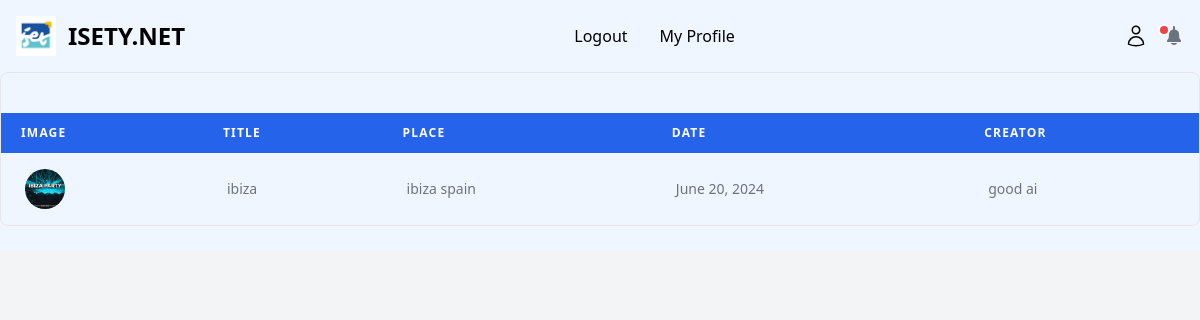
The app's page /Myevents/ (signed in), older data.
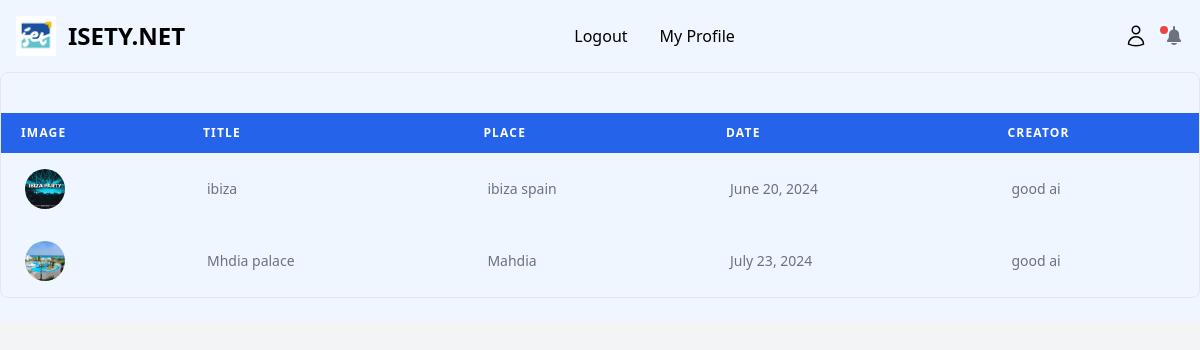
The same page, newer data.
### isety/models.py (models this page shows, shortened)
class Intrested(models.Model):
    user = models.ForeignKey(User, on_delete=models.CASCADE)
    event = models.ForeignKey('Evenement', on_delete=models.CASCADE ,related_name="event_intrest")

class Evenement(models.Model):
    user = models.ForeignKey(User,on_delete=models.CASCADE)
    title = models.CharField(max_length=255)
    description = models.TextField()
    place = models.CharField(max_length=255)
    contact_Event = models.CharField(max_length=255)
    date_enev = models.DateField()
    heure_deb = models.TimeField()
    heure_fin = models.TimeField()
    place_dispo = models.IntegerField()
    img = models.ImageField(blank=True ,upload_to='event_photos')
    price = models.FloatField(default=0.0)
    interest = models.IntegerField(default=0)

class User(AbstractUser):
    username = None
    email = models.EmailField(_("email address"), unique=True)
    first_name = models.CharField(max_length=50)
    last_name = models.CharField(max_length=50)
    photo = models.ImageField(upload_to='user_photos', null=True, blank=True)
    telnum = models.CharField(max_length=8, default='00000000' ,null=True)
    friends = models.ManyToManyField("User", related_name='user_friends',blank=True)
    USERNAME_FIELD = "email"
    REQUIRED_FIELDS = []
    objects = CustomUserManager()
    def __str__(self):
        return f"{self.first_name} {self.last_name} {self.email}"

### isety/views.py (the view)
# urls.py: path('Myevents/', views.my_events, name='my_events'),
def my_events(request):
    user = request.user
    today = timezone.now()
    friends = user.friends.all()
    interested_events = Intrested.objects.filter(user=user).select_related('event')
    return render(request, "event/my_events.html", {
        "interested_events": interested_events,
        "friends": friends,
        "today": today
    })

### isety/context_processors.py (called while the page is built)
def notifications(request):
    if request.user.is_authenticated:
        notifications = Notification.objects.filter(recipient=request.user, is_read=False).order_by('-timestamp')
        friend_requests = FriendRequest.objects.filter(to_user=request.user, is_accepted=False)
    else:
        notifications = []
        friend_requests = []
    return {'notifications': notifications, 'friend_requests': friend_requests}

### isety/templates/event/my_events.html
{% extends "base.html" %}
{% block content %}
<div class="pt-10 overflow-y-hidden rounded-lg border">
    <div class="overflow-x-auto">
        <table class="w-full">
            <thead>
                <tr class="bg-blue-600 text-left text-xs font-semibold uppercase tracking-widest text-white">
                    <th class="px-5 py-3">Image</th>
                    <th class="px-5 py-3">Title</th>
                    <th class="px-5 py-3">Place</th>
                    <th class="px-5 py-3">Date</th>
                    <th class="px-5 py-3">Creator</th>
                </tr>
            </thead>
            <tbody>
                {% for interest in interested_events %}
                <tr class="hover:bg-gray-100 cursor-pointer hover:bg-slate-400" onclick="window.location='{% url 'event_detail' id=interest.event.id %}'">
                    <td class="whitespace-normal py-4 text-sm font-medium text-gray-500 sm:px-6">
                        <img class="h-10 w-10 rounded-full object-cover" src="{{ interest.event.img.url }}" alt="{{ interest.event.title }}" />
                    </td>
                    <td class="whitespace-normal py-4 text-sm font-medium text-gray-500 sm:px-6">{{ interest.event.title }}</td>
                    <td class="whitespace-normal py-4 text-sm font-medium text-gray-500 sm:px-6">{{ interest.event.place }}</td>
                    <td class="whitespace-normal py-4 text-sm font-medium text-gray-500 sm:px-6">{{ interest.event.date_enev }}</td>
                    <td class="whitespace-normal py-4 text-sm font-medium text-gray-500 sm:px-6">{{ interest.event.user.first_name }}</td>
                </tr>
                {% empty %}
                <tr>
                    <td colspan="5" class="whitespace-normal py-4 text-sm font-medium text-gray-500 sm:px-6 text-center">You have not shown interest in any events yet.</td>
                </tr>
                {% endfor %}
            </tbody>
        </table>
    </div>
</div>
{% endblock %}

Row changes from the older to the newer data that the page shows:
added Intrested: event.img (picture), event "Mhdia palace", event.place "Mahdia", event.date_enev "July 23, 2024", event.user.first_name "good ai"
